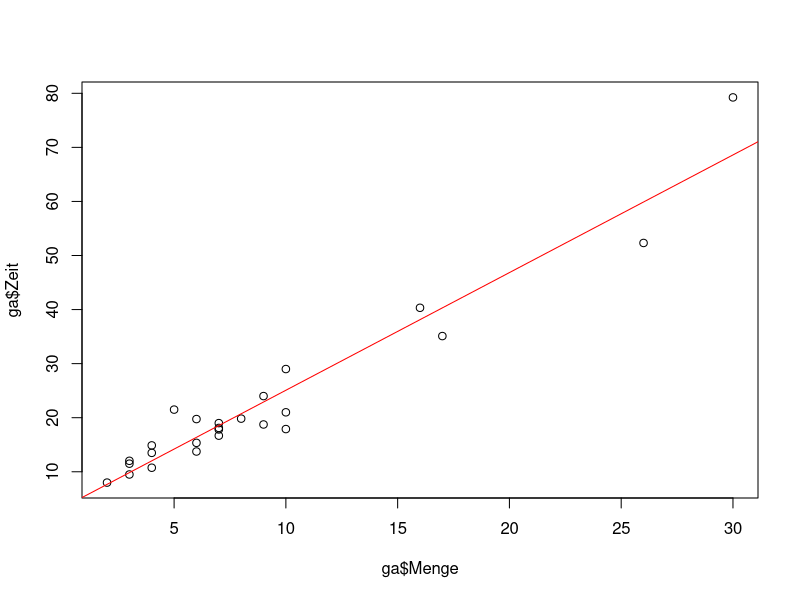
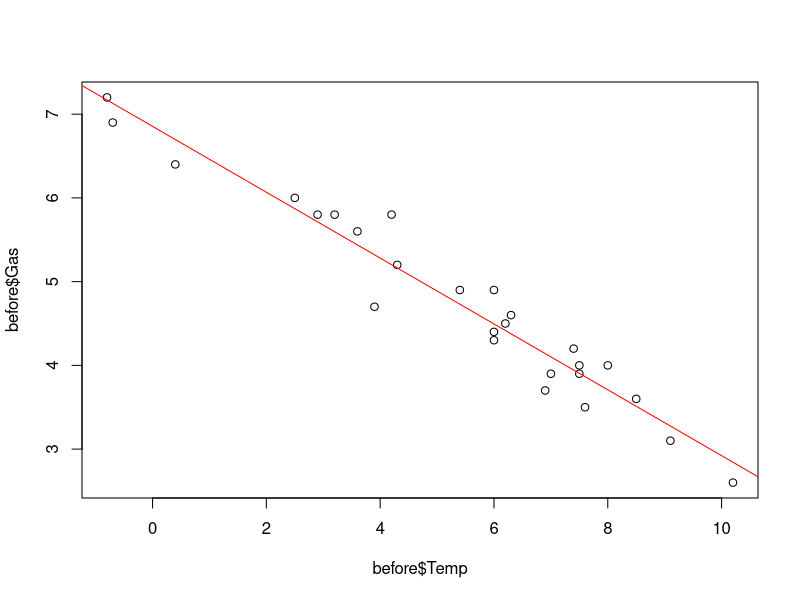
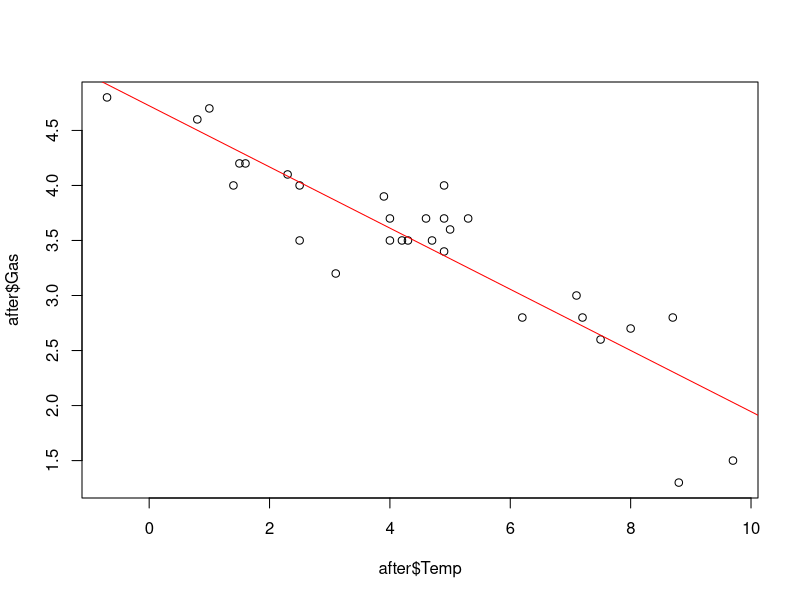

Here is the R script that generated these plots, in order:

# Beispiel: Getränkeautomaten
# ---------------------------

# Frage: Inwiefern haengt die Servicezeit (Zeit) von der Anzahl gelieferter
#        Produkteinheiten (Menge) ab.

# Daten laden
ga <- read.table("./Module_B1/data/Softdrink.dat", header = TRUE)

# Daten Struktur
str(ga)

# Lineares Modell
fit.ga <- lm(Zeit ~ Menge, data = ga)

# alpha (Achsenabschnitt) und beta (Steigung) des Modells
coef(fit.ga)

# Scatterplot mit der Regressionsgeraden
plot(ga$Menge, ga$Zeit)
abline(fit.ga, col = "red")

# die angepassten Werte (auf der Geraden)
fitted(fit.ga)

# Residuen
resid(fit.ga)

# Standardfehler
summary(fit.ga)$sigma


# Beispiel: Haus-Isolierung
# -------------------------

# Frage: Wie haengt der woechentliche Gasverbrauch (Gas) eines Hauses von der
#        Aussentemperatur (Temp) ab.

library(MASS)
data("whiteside")
str(whiteside)

# nur die Daten VOR der Isolierung des Hauses
before <- whiteside[whiteside$Insul == "Before", ]

# Model VOR Isolierung
fit.before <- lm(Gas ~ Temp, data = before)

# geschaetzte Koeffizienten
coef(fit.before)

# Standardfehler
summary(fit.before)$sigma

# Plot
plot(before$Temp, before$Gas)
abline(fit.before, col = "red")

# Vergleich mit NACH der Isolierung
after <- whiteside[whiteside$Insul == "After", ]
fit.after <- lm(Gas ~ Temp, data = after)

plot(after$Temp, after$Gas)
abline(fit.after, col = "red")
